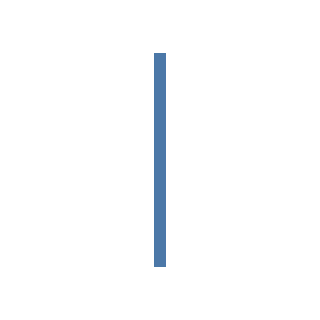

The notebook cell this image was saved under:
### Markdown cell above
# 4. Merker og Kodingskanaler

Når vi har definert `Chart()`-objektet og gitt det vår `titanic`-dataramme, kan vi nå spesifisere hva vi ønsker å **gjøre** med dataene i dette Chart-objektet, og hvordan vi ønsker at dataene skal **visualiseres**. 

I denne modulen begynner vi å utforske rollen til **merker og kanaler** når vi spesifiserer diagrammer med Altair. Mekanikken bak merker og kanaler vil bli diskutert mer i detalj i neste ukes modul, men inntil videre: Et **merke** er den geometriske formen vi spesifiserer for å representere dataelementer. **Kanaler** er den visuelle stylingen/karakteristikken som vi tildeler hvert av merkene våre. Dette inkluderer hvordan og hvor vi plasserer merket, eller hvilken farge vi tildeler det. 
 
Her angir vi først hva slags grafisk *merke* vi ønsker å bruke for å representere dataene. Vi kan angi `mark`-attributtet til diagramobjektet ved hjelp av `mark_*`-metoder.

Vi kan for eksempel vise dataene som et punkt/stikk ved hjelp av `mark_tick()`. Hva får vi ut av det?

### Code cell
alt.Chart(titanic).mark_tick()

### Figure 1 — Vega-Lite specification as saved in the notebook (floating-point values rounded to 4 significant figures; data arrays with more than 128 entries replaced by an {"elided": "..."} marker saying what was removed)
{"config": {"view": {"continuousWidth": 300, "continuousHeight": 300}}, "data": {"name": "data-2f197e4cae7380eb4d030be9f5f6b8b9"}, "mark": {"type": "tick"}, "$schema": "https://vega.github.io/schema/vega-lite/v5.20.1.json", "datasets": {"data-2f197e4cae7380eb4d030be9f5f6b8b9": {"elided": "891 records"}}}
